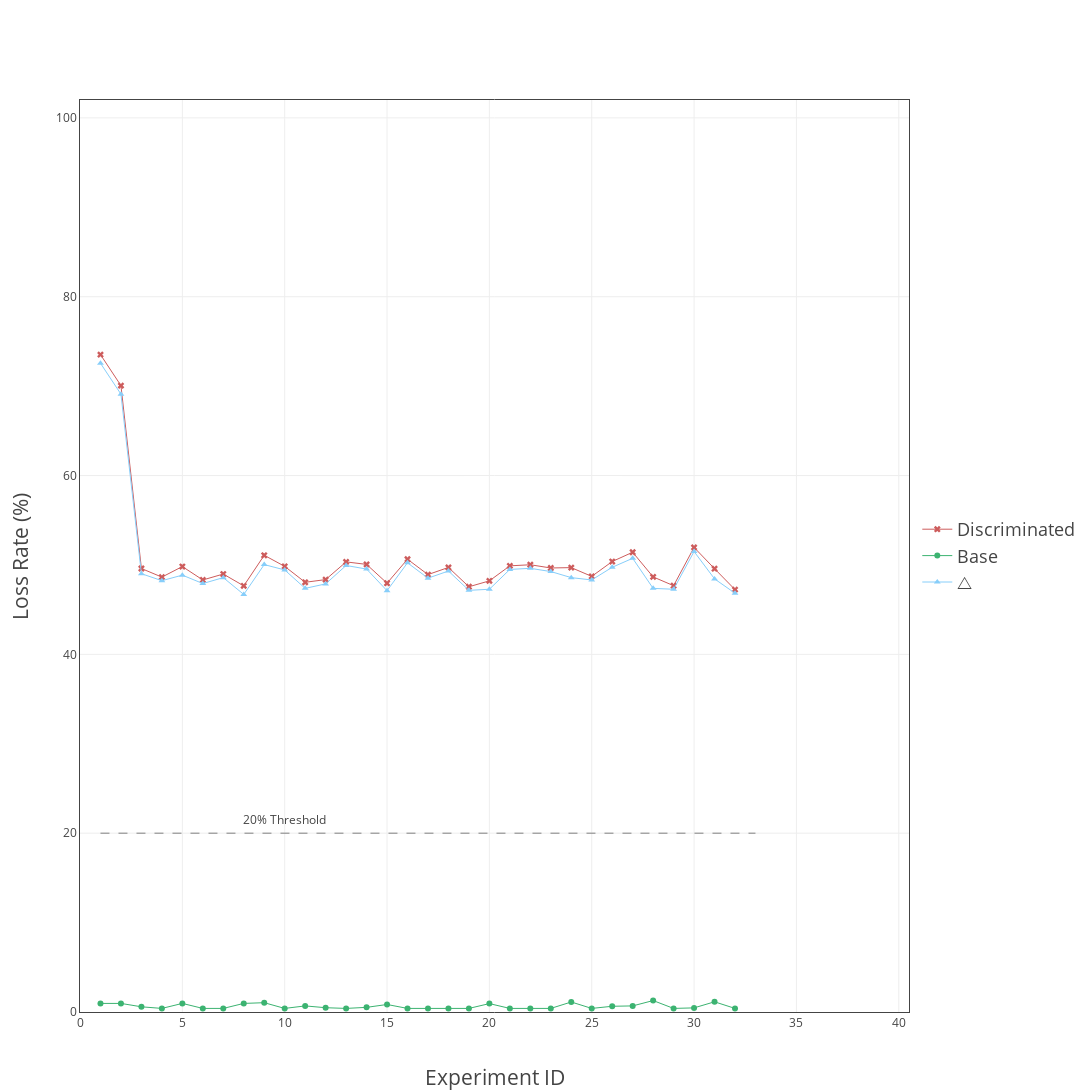
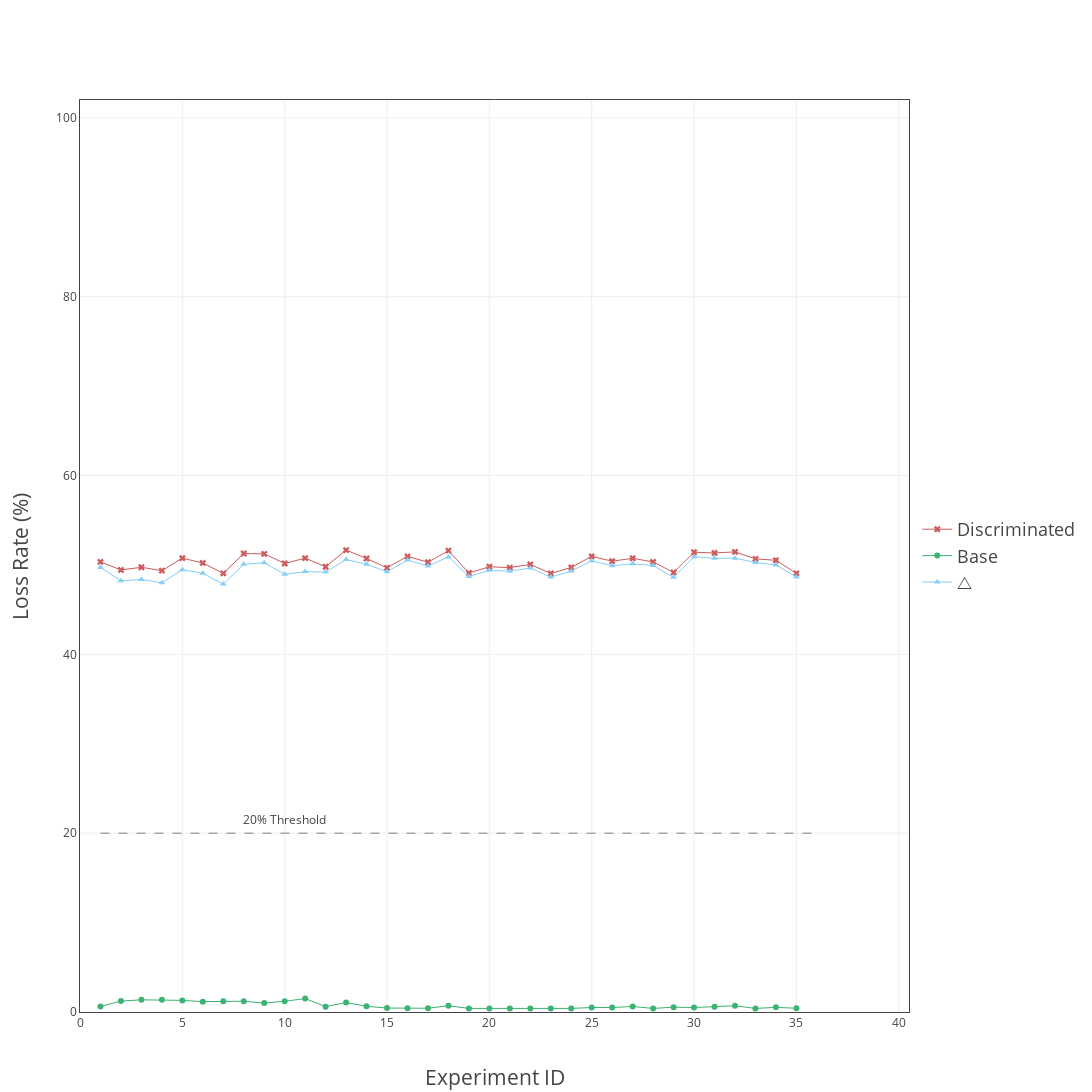
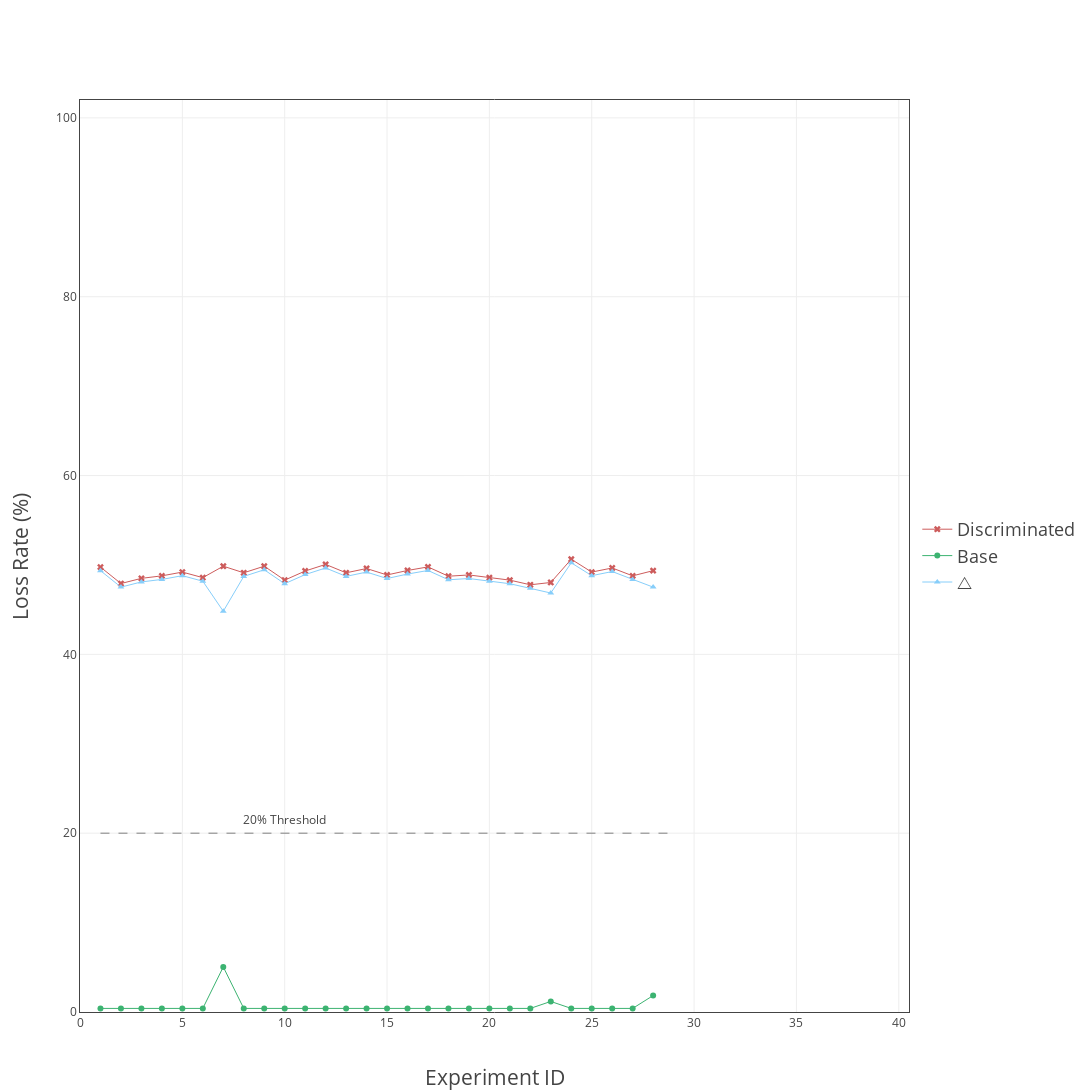
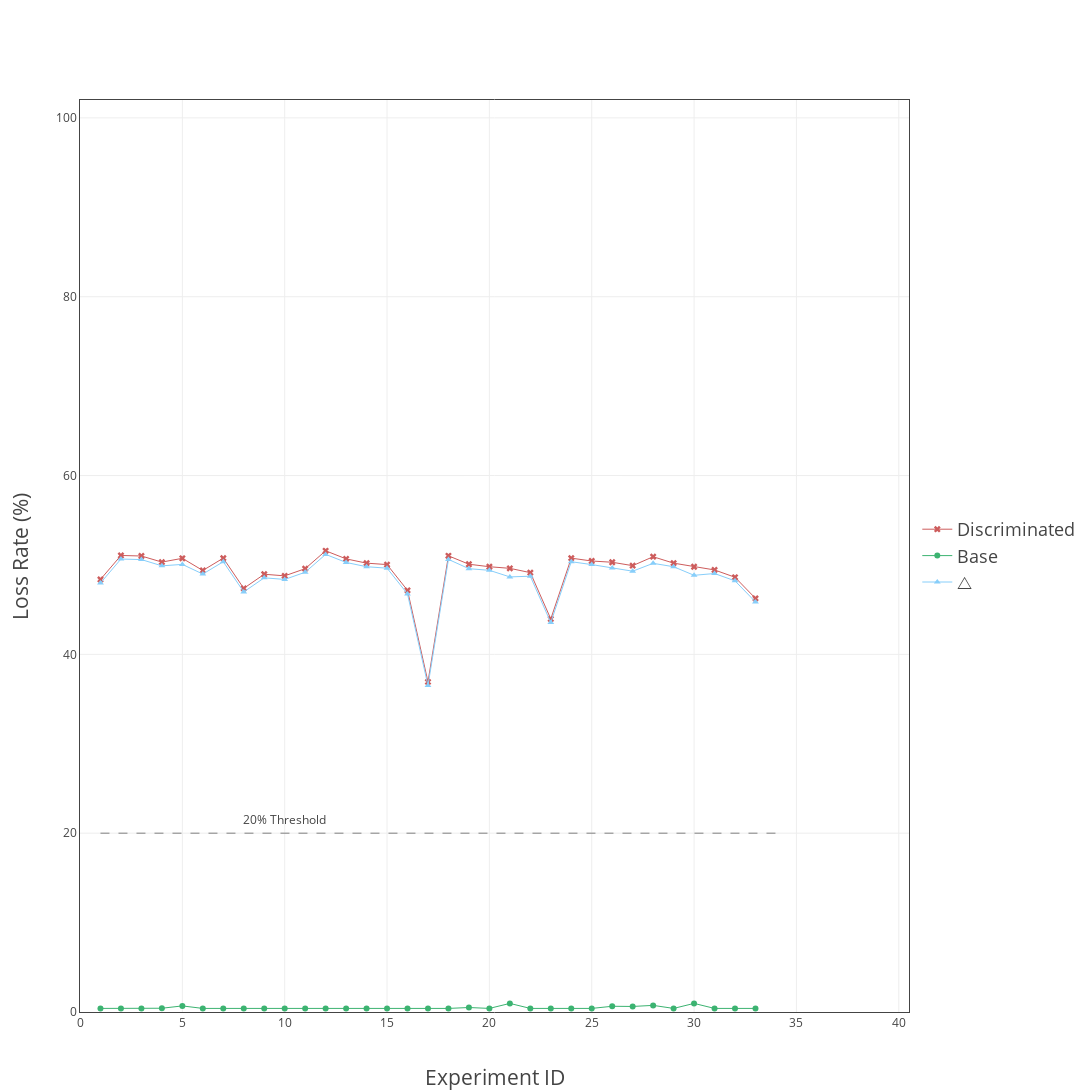

The code cell stored with these charts, in order, in its notebook:
### Code cell
# Insert the name of csv file inside read_csv function to produce graphs
data = pd.read_csv("CompressionRetry1000.csv")

#Source Ip is a dictionary and Country is a list of coresponding IPS and Countries
sourceIp = {'131.179.150.72':'planetlab2.cs.ucla.edu', '192.16.125.12':'planetlab-2.ssvl.kth.se', '165.242.90.129':'pl2.sos.info.hiroshima-cu.ac.jp', '192.91.235.230':'pluto.cs.brown.edu'}
country = ['UCLA','Sweden','Japan','Brown Univeristy']


count = 0
for key in sourceIp.keys():
    x ,y, z, diff = parse(key, data)
    draw(x,y,z,diff,sourceIp[key], country[count] ,isSecondDay = False)
    count = count + 1

### Figure 1 — Plotly figure (JSON) as saved in the notebook; plotly's stock layout.template omitted (floating-point values rounded to 4 significant figures)
{"data": [{"line": {"width": 1}, "marker": {"color": "#CD5C5C", "size": 6, "symbol": "x"}, "mode": "lines+markers", "name": "Discriminated", "type": "scatter", "uid": "0a89de28-d3fc-11e8-8094-68172985e274", "x": [1, 2, 3, 4, 5, 6, 7, 8, 9, 10, 11, 12, 13, 14, 15, 16, 17, 18, 19, 20, 21, 22, 23, 24, 25, 26, 27, 28, 29, 30, 31, 32, 33], "y": ["73.52", "70.06", "49.6", "48.64", "49.82", "48.32", "48.980000000000004", "47.660000000000004", "51.080000000000005", "49.84", "48.06", "48.36", "50.339999999999996", "50.06", "47.96", "50.63999999999999", "48.92", "49.72", "47.56", "48.22", "49.9", "50.019999999999996", "49.66", "49.7", "48.72", "50.38", "51.42", "48.66", "47.68", "51.959999999999994", "49.58", "47.24"]}, {"line": {"width": 1}, "marker": {"color": "#3cb371", "size": 6, "symbol": "circle"}, "mode": "lines+markers", "name": "Base", "type": "scatter", "uid": "0a89de29-d3fc-11e8-8094-68172985e274", "x": [1, 2, 3, 4, 5, 6, 7, 8, 9, 10, 11, 12, 13, 14, 15, 16, 17, 18, 19, 20, 21, 22, 23, 24, 25, 26, 27, 28, 29, 30, 31, 32, 33], "y": ["0.96", "0.96", "0.58", "0.4", "0.96", "0.4", "0.4", "0.96", "1.04", "0.4", "0.6799999999999999", "0.48", "0.4", "0.52", "0.84", "0.4", "0.4", "0.4", "0.4", "0.9400000000000001", "0.4", "0.4", "0.4", "1.1199999999999999", "0.4", "0.64", "0.6799999999999999", "1.28", "0.4", "0.45999999999999996", "1.1400000000000001", "0.4"]}, {"line": {"width": 1}, "marker": {"color": "#87cefa", "size": 6, "symbol": "triangle-up"}, "mode": "lines+markers", "name": "△", "type": "scatter", "uid": "0a89de2a-d3fc-11e8-8094-68172985e274", "x": [1, 2, 3, 4, 5, 6, 7, 8, 9, 10, 11, 12, 13, 14, 15, 16, 17, 18, 19, 20, 21, 22, 23, 24, 25, 26, 27, 28, 29, 30, 31, 32, 33], "y": ["72.56", "69.10000000000001", "49.02", "48.24", "48.86", "47.92", "48.580000000000005", "46.7", "50.040000000000006", "49.440000000000005", "47.38", "47.88", "49.94", "49.54", "47.12", "50.239999999999995", "48.52", "49.32", "47.160000000000004", "47.28", "49.5", "49.62", "49.26", "48.580000000000005", "48.32", "49.74", "50.74", "47.379999999999995", "47.28", "51.49999999999999", "48.44", "46.84"]}, {"line": {"color": "grey", "dash": "dash", "width": 1}, "showlegend": false, "type": "scatter", "uid": "0a89de2b-d3fc-11e8-8094-68172985e274", "x": [1, 2, 3, 4, 5, 6, 7, 8, 9, 10, 11, 12, 13, 14, 15, 16, 17, 18, 19, 20, 21, 22, 23, 24, 25, 26, 27, 28, 29, 30, 31, 32, 33], "y": [20, 20, 20, 20, 20, 20, 20, 20, 20, 20, 20, 20, 20, 20, 20, 20, 20, 20, 20, 20, 20, 20, 20, 20, 20, 20, 20, 20, 20, 20, 20, 20, 20, 20, 20, 20, 20, 20, 20, 20, 20, 20, 20, 20, 20, 20, 20, 20, 20, 20]}], "layout": {"annotations": [{"showarrow": false, "text": "20% Threshold", "x": 10, "xref": "x", "y": 21.5, "yref": "y"}], "height": 2500, "legend": {"font": {"size": 18}, "x": 1.01, "y": 0.5}, "width": 2500, "xaxis": {"linewidth": 1, "mirror": "ticks", "range": [0, 40.5], "showgrid": true, "showline": true, "showticklabels": true, "title": "Experiment ID", "titlefont": {"size": 21}}, "yaxis": {"linewidth": 1, "mirror": "ticks", "range": [0, 102], "showgrid": true, "showline": true, "title": "Loss Rate (%)", "titlefont": {"size": 21}}}}

### Figure 2 — Plotly figure (JSON) as saved in the notebook; plotly's stock layout.template omitted (floating-point values rounded to 4 significant figures)
{"data": [{"line": {"width": 1}, "marker": {"color": "#CD5C5C", "size": 6, "symbol": "x"}, "mode": "lines+markers", "name": "Discriminated", "type": "scatter", "uid": "0a89de2c-d3fc-11e8-8094-68172985e274", "x": [1, 2, 3, 4, 5, 6, 7, 8, 9, 10, 11, 12, 13, 14, 15, 16, 17, 18, 19, 20, 21, 22, 23, 24, 25, 26, 27, 28, 29, 30, 31, 32, 33, 34, 35, 36], "y": ["50.339999999999996", "49.44", "49.74", "49.36", "50.760000000000005", "50.22", "49.059999999999995", "51.28", "51.239999999999995", "50.160000000000004", "50.760000000000005", "49.8", "51.66", "50.72", "49.68", "50.96000000000001", "50.3", "51.6", "49.1", "49.8", "49.7", "50.06", "49.04", "49.72", "50.96000000000001", "50.42", "50.739999999999995", "50.339999999999996", "49.16", "51.42", "51.339999999999996", "51.459999999999994", "50.68", "50.519999999999996", "49.059999999999995"]}, {"line": {"width": 1}, "marker": {"color": "#3cb371", "size": 6, "symbol": "circle"}, "mode": "lines+markers", "name": "Base", "type": "scatter", "uid": "0a89de2d-d3fc-11e8-8094-68172985e274", "x": [1, 2, 3, 4, 5, 6, 7, 8, 9, 10, 11, 12, 13, 14, 15, 16, 17, 18, 19, 20, 21, 22, 23, 24, 25, 26, 27, 28, 29, 30, 31, 32, 33, 34, 35, 36], "y": ["0.62", "1.22", "1.3599999999999999", "1.3599999999999999", "1.3", "1.16", "1.2", "1.2", "1.0", "1.2", "1.5", "0.6", "1.06", "0.64", "0.44", "0.42", "0.42", "0.7000000000000001", "0.4", "0.4", "0.4", "0.4", "0.4", "0.4", "0.5", "0.5", "0.62", "0.4", "0.54", "0.5", "0.6", "0.7000000000000001", "0.4", "0.52", "0.42"]}, {"line": {"width": 1}, "marker": {"color": "#87cefa", "size": 6, "symbol": "triangle-up"}, "mode": "lines+markers", "name": "△", "type": "scatter", "uid": "0a89de2e-d3fc-11e8-8094-68172985e274", "x": [1, 2, 3, 4, 5, 6, 7, 8, 9, 10, 11, 12, 13, 14, 15, 16, 17, 18, 19, 20, 21, 22, 23, 24, 25, 26, 27, 28, 29, 30, 31, 32, 33, 34, 35, 36], "y": ["49.72", "48.22", "48.38", "48.0", "49.46000000000001", "49.06", "47.85999999999999", "50.08", "50.239999999999995", "48.96", "49.260000000000005", "49.199999999999996", "50.599999999999994", "50.08", "49.24", "50.540000000000006", "49.879999999999995", "50.9", "48.7", "49.4", "49.300000000000004", "49.660000000000004", "48.64", "49.32", "50.46000000000001", "49.92", "50.12", "49.94", "48.62", "50.92", "50.739999999999995", "50.75999999999999", "50.28", "49.99999999999999", "48.63999999999999"]}, {"line": {"color": "grey", "dash": "dash", "width": 1}, "showlegend": false, "type": "scatter", "uid": "0a89de2f-d3fc-11e8-8094-68172985e274", "x": [1, 2, 3, 4, 5, 6, 7, 8, 9, 10, 11, 12, 13, 14, 15, 16, 17, 18, 19, 20, 21, 22, 23, 24, 25, 26, 27, 28, 29, 30, 31, 32, 33, 34, 35, 36], "y": [20, 20, 20, 20, 20, 20, 20, 20, 20, 20, 20, 20, 20, 20, 20, 20, 20, 20, 20, 20, 20, 20, 20, 20, 20, 20, 20, 20, 20, 20, 20, 20, 20, 20, 20, 20, 20, 20, 20, 20, 20, 20, 20, 20, 20, 20, 20, 20, 20, 20]}], "layout": {"annotations": [{"showarrow": false, "text": "20% Threshold", "x": 10, "xref": "x", "y": 21.5, "yref": "y"}], "height": 2500, "legend": {"font": {"size": 18}, "x": 1.01, "y": 0.5}, "width": 2500, "xaxis": {"linewidth": 1, "mirror": "ticks", "range": [0, 40.5], "showgrid": true, "showline": true, "showticklabels": true, "title": "Experiment ID", "titlefont": {"size": 21}}, "yaxis": {"linewidth": 1, "mirror": "ticks", "range": [0, 102], "showgrid": true, "showline": true, "title": "Loss Rate (%)", "titlefont": {"size": 21}}}}

### Figure 3 — Plotly figure (JSON) as saved in the notebook; plotly's stock layout.template omitted (floating-point values rounded to 4 significant figures)
{"data": [{"line": {"width": 1}, "marker": {"color": "#CD5C5C", "size": 6, "symbol": "x"}, "mode": "lines+markers", "name": "Discriminated", "type": "scatter", "uid": "0bc8f4e0-d3fc-11e8-8094-68172985e274", "x": [1, 2, 3, 4, 5, 6, 7, 8, 9, 10, 11, 12, 13, 14, 15, 16, 17, 18, 19, 20, 21, 22, 23, 24, 25, 26, 27, 28, 29], "y": ["49.76", "47.92", "48.5", "48.78", "49.2", "48.58", "49.86", "49.120000000000005", "49.86", "48.3", "49.32", "50.06", "49.120000000000005", "49.6", "48.88", "49.38", "49.78", "48.74", "48.88", "48.58", "48.3", "47.78", "48.04", "50.63999999999999", "49.2", "49.66", "48.78", "49.36"]}, {"line": {"width": 1}, "marker": {"color": "#3cb371", "size": 6, "symbol": "circle"}, "mode": "lines+markers", "name": "Base", "type": "scatter", "uid": "0bc8f4e1-d3fc-11e8-8094-68172985e274", "x": [1, 2, 3, 4, 5, 6, 7, 8, 9, 10, 11, 12, 13, 14, 15, 16, 17, 18, 19, 20, 21, 22, 23, 24, 25, 26, 27, 28, 29], "y": ["0.4", "0.4", "0.4", "0.4", "0.4", "0.4", "5.04", "0.4", "0.4", "0.4", "0.4", "0.4", "0.4", "0.4", "0.4", "0.4", "0.4", "0.4", "0.4", "0.4", "0.4", "0.4", "1.18", "0.4", "0.4", "0.4", "0.4", "1.8399999999999999"]}, {"line": {"width": 1}, "marker": {"color": "#87cefa", "size": 6, "symbol": "triangle-up"}, "mode": "lines+markers", "name": "△", "type": "scatter", "uid": "0bc8f4e2-d3fc-11e8-8094-68172985e274", "x": [1, 2, 3, 4, 5, 6, 7, 8, 9, 10, 11, 12, 13, 14, 15, 16, 17, 18, 19, 20, 21, 22, 23, 24, 25, 26, 27, 28, 29], "y": ["49.36", "47.52", "48.1", "48.38", "48.800000000000004", "48.18", "44.82", "48.720000000000006", "49.46", "47.9", "48.92", "49.660000000000004", "48.720000000000006", "49.2", "48.480000000000004", "48.980000000000004", "49.38", "48.34", "48.480000000000004", "48.18", "47.9", "47.38", "46.86", "50.239999999999995", "48.800000000000004", "49.26", "48.38", "47.519999999999996"]}, {"line": {"color": "grey", "dash": "dash", "width": 1}, "showlegend": false, "type": "scatter", "uid": "0bc8f4e3-d3fc-11e8-8094-68172985e274", "x": [1, 2, 3, 4, 5, 6, 7, 8, 9, 10, 11, 12, 13, 14, 15, 16, 17, 18, 19, 20, 21, 22, 23, 24, 25, 26, 27, 28, 29], "y": [20, 20, 20, 20, 20, 20, 20, 20, 20, 20, 20, 20, 20, 20, 20, 20, 20, 20, 20, 20, 20, 20, 20, 20, 20, 20, 20, 20, 20, 20, 20, 20, 20, 20, 20, 20, 20, 20, 20, 20, 20, 20, 20, 20, 20, 20, 20, 20, 20, 20]}], "layout": {"annotations": [{"showarrow": false, "text": "20% Threshold", "x": 10, "xref": "x", "y": 21.5, "yref": "y"}], "height": 2500, "legend": {"font": {"size": 18}, "x": 1.01, "y": 0.5}, "width": 2500, "xaxis": {"linewidth": 1, "mirror": "ticks", "range": [0, 40.5], "showgrid": true, "showline": true, "showticklabels": true, "title": "Experiment ID", "titlefont": {"size": 21}}, "yaxis": {"linewidth": 1, "mirror": "ticks", "range": [0, 102], "showgrid": true, "showline": true, "title": "Loss Rate (%)", "titlefont": {"size": 21}}}}

### Figure 4 — Plotly figure (JSON) as saved in the notebook; plotly's stock layout.template omitted (floating-point values rounded to 4 significant figures)
{"data": [{"line": {"width": 1}, "marker": {"color": "#CD5C5C", "size": 6, "symbol": "x"}, "mode": "lines+markers", "name": "Discriminated", "type": "scatter", "uid": "0bc8f4e4-d3fc-11e8-8094-68172985e274", "x": [1, 2, 3, 4, 5, 6, 7, 8, 9, 10, 11, 12, 13, 14, 15, 16, 17, 18, 19, 20, 21, 22, 23, 24, 25, 26, 27, 28, 29, 30, 31, 32, 33, 34], "y": ["48.38", "51.06", "51.0", "50.32", "50.739999999999995", "49.38", "50.760000000000005", "47.38", "48.96", "48.78", "49.58", "51.580000000000005", "50.68", "50.2", "50.03999999999999", "47.160000000000004", "36.919999999999995", "51.019999999999996", "50.080000000000005", "49.8", "49.62", "49.14", "43.96", "50.760000000000005", "50.44", "50.3", "49.919999999999995", "50.92", "50.2", "49.8", "49.44", "48.620000000000005", "46.26"]}, {"line": {"width": 1}, "marker": {"color": "#3cb371", "size": 6, "symbol": "circle"}, "mode": "lines+markers", "name": "Base", "type": "scatter", "uid": "0bc8f4e5-d3fc-11e8-8094-68172985e274", "x": [1, 2, 3, 4, 5, 6, 7, 8, 9, 10, 11, 12, 13, 14, 15, 16, 17, 18, 19, 20, 21, 22, 23, 24, 25, 26, 27, 28, 29, 30, 31, 32, 33, 34], "y": ["0.4", "0.4", "0.4", "0.42", "0.6799999999999999", "0.4", "0.4", "0.4", "0.4", "0.4", "0.4", "0.4", "0.4", "0.4", "0.4", "0.4", "0.4", "0.4", "0.5", "0.4", "0.96", "0.4", "0.4", "0.4", "0.4", "0.64", "0.62", "0.74", "0.4", "0.96", "0.4", "0.4", "0.4"]}, {"line": {"width": 1}, "marker": {"color": "#87cefa", "size": 6, "symbol": "triangle-up"}, "mode": "lines+markers", "name": "△", "type": "scatter", "uid": "0bc8f4e6-d3fc-11e8-8094-68172985e274", "x": [1, 2, 3, 4, 5, 6, 7, 8, 9, 10, 11, 12, 13, 14, 15, 16, 17, 18, 19, 20, 21, 22, 23, 24, 25, 26, 27, 28, 29, 30, 31, 32, 33, 34], "y": ["47.980000000000004", "50.660000000000004", "50.6", "49.9", "50.059999999999995", "48.980000000000004", "50.36000000000001", "46.980000000000004", "48.56", "48.38", "49.18", "51.18000000000001", "50.28", "49.800000000000004", "49.63999999999999", "46.760000000000005", "36.519999999999996", "50.62", "49.580000000000005", "49.4", "48.66", "48.74", "43.56", "50.36000000000001", "50.04", "49.66", "49.3", "50.18", "49.800000000000004", "48.839999999999996", "49.04", "48.220000000000006", "45.86"]}, {"line": {"color": "grey", "dash": "dash", "width": 1}, "showlegend": false, "type": "scatter", "uid": "0bc8f4e7-d3fc-11e8-8094-68172985e274", "x": [1, 2, 3, 4, 5, 6, 7, 8, 9, 10, 11, 12, 13, 14, 15, 16, 17, 18, 19, 20, 21, 22, 23, 24, 25, 26, 27, 28, 29, 30, 31, 32, 33, 34], "y": [20, 20, 20, 20, 20, 20, 20, 20, 20, 20, 20, 20, 20, 20, 20, 20, 20, 20, 20, 20, 20, 20, 20, 20, 20, 20, 20, 20, 20, 20, 20, 20, 20, 20, 20, 20, 20, 20, 20, 20, 20, 20, 20, 20, 20, 20, 20, 20, 20, 20]}], "layout": {"annotations": [{"showarrow": false, "text": "20% Threshold", "x": 10, "xref": "x", "y": 21.5, "yref": "y"}], "height": 2500, "legend": {"font": {"size": 18}, "x": 1.01, "y": 0.5}, "width": 2500, "xaxis": {"linewidth": 1, "mirror": "ticks", "range": [0, 40.5], "showgrid": true, "showline": true, "showticklabels": true, "title": "Experiment ID", "titlefont": {"size": 21}}, "yaxis": {"linewidth": 1, "mirror": "ticks", "range": [0, 102], "showgrid": true, "showline": true, "title": "Loss Rate (%)", "titlefont": {"size": 21}}}}
